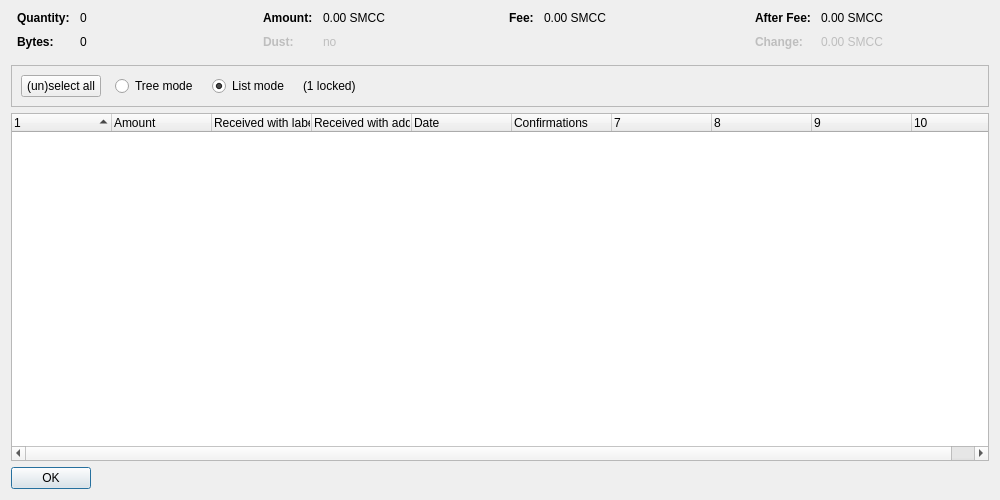
<?xml version="1.0" encoding="UTF-8"?>
<ui version="4.0">
 <class>CoinControlDialog</class>
 <widget class="QDialog" name="CoinControlDialog">
  <property name="geometry">
   <rect>
    <x>0</x>
    <y>0</y>
    <width>1000</width>
    <height>500</height>
   </rect>
  </property>
  <property name="windowTitle">
   <string>Coin Selection</string>
  </property>
  <layout class="QVBoxLayout" name="verticalLayout">
   <item>
    <layout class="QHBoxLayout" name="horizontalLayoutTop" stretch="0,0,0,0">
     <property name="topMargin">
      <number>0</number>
     </property>
     <property name="bottomMargin">
      <number>10</number>
     </property>
     <item>
      <layout class="QFormLayout" name="formLayoutCoinControl1">
       <property name="horizontalSpacing">
        <number>10</number>
       </property>
       <property name="verticalSpacing">
        <number>10</number>
       </property>
       <property name="leftMargin">
        <number>6</number>
       </property>
       <property name="rightMargin">
        <number>6</number>
       </property>
       <item row="0" column="0">
        <widget class="QLabel" name="labelCoinControlQuantityText">
         <property name="font">
          <font>
           <weight>75</weight>
           <bold>true</bold>
          </font>
         </property>
         <property name="text">
          <string>Quantity:</string>
         </property>
        </widget>
       </item>
       <item row="0" column="1">
        <widget class="QLabel" name="labelCoinControlQuantity">
         <property name="cursor">
          <cursorShape>IBeamCursor</cursorShape>
         </property>
         <property name="contextMenuPolicy">
          <enum>Qt::ActionsContextMenu</enum>
         </property>
         <property name="text">
          <string notr="true">0</string>
         </property>
         <property name="textInteractionFlags">
          <set>Qt::LinksAccessibleByMouse|Qt::TextSelectableByKeyboard|Qt::TextSelectableByMouse</set>
         </property>
        </widget>
       </item>
       <item row="1" column="0">
        <widget class="QLabel" name="labelCoinControlBytesText">
         <property name="font">
          <font>
           <weight>75</weight>
           <bold>true</bold>
          </font>
         </property>
         <property name="text">
          <string>Bytes:</string>
         </property>
        </widget>
       </item>
       <item row="1" column="1">
        <widget class="QLabel" name="labelCoinControlBytes">
         <property name="cursor">
          <cursorShape>IBeamCursor</cursorShape>
         </property>
         <property name="contextMenuPolicy">
          <enum>Qt::ActionsContextMenu</enum>
         </property>
         <property name="text">
          <string notr="true">0</string>
         </property>
         <property name="textInteractionFlags">
          <set>Qt::LinksAccessibleByMouse|Qt::TextSelectableByKeyboard|Qt::TextSelectableByMouse</set>
         </property>
        </widget>
       </item>
      </layout>
     </item>
     <item>
      <layout class="QFormLayout" name="formLayoutCoinControl2">
       <property name="horizontalSpacing">
        <number>10</number>
       </property>
       <property name="verticalSpacing">
        <number>10</number>
       </property>
       <property name="leftMargin">
        <number>6</number>
       </property>
       <property name="rightMargin">
        <number>6</number>
       </property>
       <item row="0" column="0">
        <widget class="QLabel" name="labelCoinControlAmountText">
         <property name="font">
          <font>
           <weight>75</weight>
           <bold>true</bold>
          </font>
         </property>
         <property name="text">
          <string>Amount:</string>
         </property>
        </widget>
       </item>
       <item row="0" column="1">
        <widget class="QLabel" name="labelCoinControlAmount">
         <property name="cursor">
          <cursorShape>IBeamCursor</cursorShape>
         </property>
         <property name="contextMenuPolicy">
          <enum>Qt::ActionsContextMenu</enum>
         </property>
         <property name="text">
          <string notr="true">0.00 SMCC</string>
         </property>
         <property name="textInteractionFlags">
          <set>Qt::LinksAccessibleByMouse|Qt::TextSelectableByKeyboard|Qt::TextSelectableByMouse</set>
         </property>
        </widget>
       </item>
       <item row="1" column="0">
        <widget class="QLabel" name="labelCoinControlLowOutputText">
         <property name="enabled">
          <bool>false</bool>
         </property>
         <property name="font">
          <font>
           <weight>75</weight>
           <bold>true</bold>
          </font>
         </property>
         <property name="text">
          <string>Dust:</string>
         </property>
        </widget>
       </item>
       <item row="1" column="1">
        <widget class="QLabel" name="labelCoinControlLowOutput">
         <property name="enabled">
          <bool>false</bool>
         </property>
         <property name="cursor">
          <cursorShape>IBeamCursor</cursorShape>
         </property>
         <property name="contextMenuPolicy">
          <enum>Qt::ActionsContextMenu</enum>
         </property>
         <property name="text">
          <string notr="true">no</string>
         </property>
         <property name="textInteractionFlags">
          <set>Qt::LinksAccessibleByMouse|Qt::TextSelectableByKeyboard|Qt::TextSelectableByMouse</set>
         </property>
        </widget>
       </item>
      </layout>
     </item>
     <item>
      <layout class="QFormLayout" name="formLayoutCoinControl3">
       <property name="horizontalSpacing">
        <number>10</number>
       </property>
       <property name="verticalSpacing">
        <number>10</number>
       </property>
       <property name="leftMargin">
        <number>6</number>
       </property>
       <property name="rightMargin">
        <number>6</number>
       </property>
       <item row="0" column="0">
        <widget class="QLabel" name="labelCoinControlFeeText">
         <property name="font">
          <font>
           <weight>75</weight>
           <bold>true</bold>
          </font>
         </property>
         <property name="text">
          <string>Fee:</string>
         </property>
        </widget>
       </item>
       <item row="0" column="1">
        <widget class="QLabel" name="labelCoinControlFee">
         <property name="cursor">
          <cursorShape>IBeamCursor</cursorShape>
         </property>
         <property name="contextMenuPolicy">
          <enum>Qt::ActionsContextMenu</enum>
         </property>
         <property name="text">
          <string notr="true">0.00 SMCC</string>
         </property>
         <property name="textInteractionFlags">
          <set>Qt::LinksAccessibleByMouse|Qt::TextSelectableByKeyboard|Qt::TextSelectableByMouse</set>
         </property>
        </widget>
       </item>
      </layout>
     </item>
     <item>
      <layout class="QFormLayout" name="formLayoutCoinControl4">
       <property name="horizontalSpacing">
        <number>10</number>
       </property>
       <property name="verticalSpacing">
        <number>10</number>
       </property>
       <property name="leftMargin">
        <number>6</number>
       </property>
       <property name="rightMargin">
        <number>6</number>
       </property>
       <item row="0" column="0">
        <widget class="QLabel" name="labelCoinControlAfterFeeText">
         <property name="font">
          <font>
           <weight>75</weight>
           <bold>true</bold>
          </font>
         </property>
         <property name="text">
          <string>After Fee:</string>
         </property>
        </widget>
       </item>
       <item row="0" column="1">
        <widget class="QLabel" name="labelCoinControlAfterFee">
         <property name="cursor">
          <cursorShape>IBeamCursor</cursorShape>
         </property>
         <property name="contextMenuPolicy">
          <enum>Qt::ActionsContextMenu</enum>
         </property>
         <property name="text">
          <string notr="true">0.00 SMCC</string>
         </property>
         <property name="textInteractionFlags">
          <set>Qt::LinksAccessibleByMouse|Qt::TextSelectableByKeyboard|Qt::TextSelectableByMouse</set>
         </property>
        </widget>
       </item>
       <item row="1" column="0">
        <widget class="QLabel" name="labelCoinControlChangeText">
         <property name="enabled">
          <bool>false</bool>
         </property>
         <property name="font">
          <font>
           <weight>75</weight>
           <bold>true</bold>
          </font>
         </property>
         <property name="text">
          <string>Change:</string>
         </property>
        </widget>
       </item>
       <item row="1" column="1">
        <widget class="QLabel" name="labelCoinControlChange">
         <property name="enabled">
          <bool>false</bool>
         </property>
         <property name="cursor">
          <cursorShape>IBeamCursor</cursorShape>
         </property>
         <property name="contextMenuPolicy">
          <enum>Qt::ActionsContextMenu</enum>
         </property>
         <property name="text">
          <string notr="true">0.00 SMCC</string>
         </property>
         <property name="textInteractionFlags">
          <set>Qt::LinksAccessibleByMouse|Qt::TextSelectableByKeyboard|Qt::TextSelectableByMouse</set>
         </property>
        </widget>
       </item>
      </layout>
     </item>
    </layout>
   </item>
   <item>
    <widget class="QFrame" name="frame">
     <property name="minimumSize">
      <size>
       <width>0</width>
       <height>40</height>
      </size>
     </property>
     <property name="frameShape">
      <enum>QFrame::StyledPanel</enum>
     </property>
     <property name="frameShadow">
      <enum>QFrame::Sunken</enum>
     </property>
     <layout class="QHBoxLayout" name="horizontalLayout">
      <item>
       <layout class="QHBoxLayout" name="horizontalLayoutPanel" stretch="0,0,0,0,0">
        <property name="spacing">
         <number>14</number>
        </property>
        <item>
         <widget class="QPushButton" name="pushButtonSelectAll">
          <property name="sizePolicy">
           <sizepolicy hsizetype="Maximum" vsizetype="Fixed">
            <horstretch>0</horstretch>
            <verstretch>0</verstretch>
           </sizepolicy>
          </property>
          <property name="text">
           <string>(un)select all</string>
          </property>
          <property name="autoDefault">
           <bool>false</bool>
          </property>
         </widget>
        </item>
        <item>
         <widget class="QRadioButton" name="radioTreeMode">
          <property name="sizePolicy">
           <sizepolicy hsizetype="Maximum" vsizetype="Fixed">
            <horstretch>0</horstretch>
            <verstretch>0</verstretch>
           </sizepolicy>
          </property>
          <property name="text">
           <string>Tree mode</string>
          </property>
         </widget>
        </item>
        <item>
         <widget class="QRadioButton" name="radioListMode">
          <property name="sizePolicy">
           <sizepolicy hsizetype="Maximum" vsizetype="Fixed">
            <horstretch>0</horstretch>
            <verstretch>0</verstretch>
           </sizepolicy>
          </property>
          <property name="text">
           <string>List mode</string>
          </property>
          <property name="checked">
           <bool>true</bool>
          </property>
         </widget>
        </item>
        <item>
         <widget class="QLabel" name="labelLocked">
          <property name="text">
           <string notr="true">(1 locked)</string>
          </property>
         </widget>
        </item>
        <item>
         <spacer name="horizontalSpacer">
          <property name="orientation">
           <enum>Qt::Horizontal</enum>
          </property>
          <property name="sizeHint" stdset="0">
           <size>
            <width>40</width>
            <height>20</height>
           </size>
          </property>
         </spacer>
        </item>
       </layout>
      </item>
     </layout>
    </widget>
   </item>
   <item>
    <widget class="CoinControlTreeWidget" name="treeWidget">
     <property name="contextMenuPolicy">
      <enum>Qt::CustomContextMenu</enum>
     </property>
     <property name="sortingEnabled">
      <bool>false</bool>
     </property>
     <property name="columnCount">
      <number>10</number>
     </property>
     <attribute name="headerShowSortIndicator" stdset="0">
      <bool>true</bool>
     </attribute>
     <attribute name="headerStretchLastSection">
      <bool>false</bool>
     </attribute>
     <column>
      <property name="text">
       <string/>
      </property>
     </column>
     <column>
      <property name="text">
       <string>Amount</string>
      </property>
     </column>
     <column>
      <property name="text">
       <string>Received with label</string>
      </property>
     </column>
     <column>
      <property name="text">
       <string>Received with address</string>
      </property>
     </column>
     <column>
      <property name="text">
       <string>Date</string>
      </property>
     </column>
     <column>
      <property name="text">
       <string>Confirmations</string>
      </property>
      <property name="toolTip">
       <string>Confirmed</string>
      </property>
     </column>
     <column>
      <property name="text">
       <string/>
      </property>
     </column>
     <column>
      <property name="text">
       <string/>
      </property>
     </column>
     <column>
      <property name="text">
       <string/>
      </property>
     </column>
     <column>
      <property name="text">
       <string/>
      </property>
     </column>
    </widget>
   </item>
   <item>
    <widget class="QDialogButtonBox" name="buttonBox">
     <property name="sizePolicy">
      <sizepolicy hsizetype="Maximum" vsizetype="Fixed">
       <horstretch>0</horstretch>
       <verstretch>0</verstretch>
      </sizepolicy>
     </property>
     <property name="orientation">
      <enum>Qt::Horizontal</enum>
     </property>
     <property name="standardButtons">
      <set>QDialogButtonBox::Ok</set>
     </property>
    </widget>
   </item>
  </layout>
 </widget>
 <customwidgets>
  <customwidget>
   <class>CoinControlTreeWidget</class>
   <extends>QTreeWidget</extends>
   <header>coincontroltreewidget.h</header>
  </customwidget>
 </customwidgets>
 <resources/>
 <connections/>
</ui>
